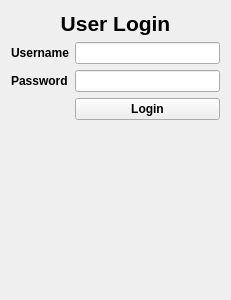
<?xml version="1.0" encoding="UTF-8"?>
<ui version="4.0">
 <class>Form</class>
 <widget class="QWidget" name="Form">
  <property name="geometry">
   <rect>
    <x>0</x>
    <y>0</y>
    <width>231</width>
    <height>300</height>
   </rect>
  </property>
  <property name="font">
   <font>
    <weight>75</weight>
    <bold>true</bold>
   </font>
  </property>
  <property name="windowTitle">
   <string>Form</string>
  </property>
  <layout class="QFormLayout" name="formLayout">
   <item row="2" column="0">
    <widget class="QLabel" name="label_2">
     <property name="text">
      <string>Username</string>
     </property>
    </widget>
   </item>
   <item row="3" column="0">
    <widget class="QLabel" name="label_3">
     <property name="text">
      <string>Password</string>
     </property>
    </widget>
   </item>
   <item row="3" column="1">
    <widget class="QLineEdit" name="password_edit">
     <property name="echoMode">
      <enum>QLineEdit::Password</enum>
     </property>
    </widget>
   </item>
   <item row="2" column="1">
    <widget class="QLineEdit" name="username_edit">
     <property name="sizePolicy">
      <sizepolicy hsizetype="Expanding" vsizetype="Fixed">
       <horstretch>0</horstretch>
       <verstretch>0</verstretch>
      </sizepolicy>
     </property>
     <property name="font">
      <font>
       <weight>50</weight>
       <bold>false</bold>
      </font>
     </property>
    </widget>
   </item>
   <item row="0" column="0" colspan="2">
    <widget class="QLabel" name="label">
     <property name="font">
      <font>
       <pointsize>16</pointsize>
      </font>
     </property>
     <property name="text">
      <string>User Login</string>
     </property>
     <property name="alignment">
      <set>Qt::AlignCenter</set>
     </property>
    </widget>
   </item>
   <item row="4" column="1">
    <widget class="QPushButton" name="submit">
     <property name="text">
      <string>Login</string>
     </property>
    </widget>
   </item>
  </layout>
 </widget>
 <resources/>
 <connections/>
</ui>
